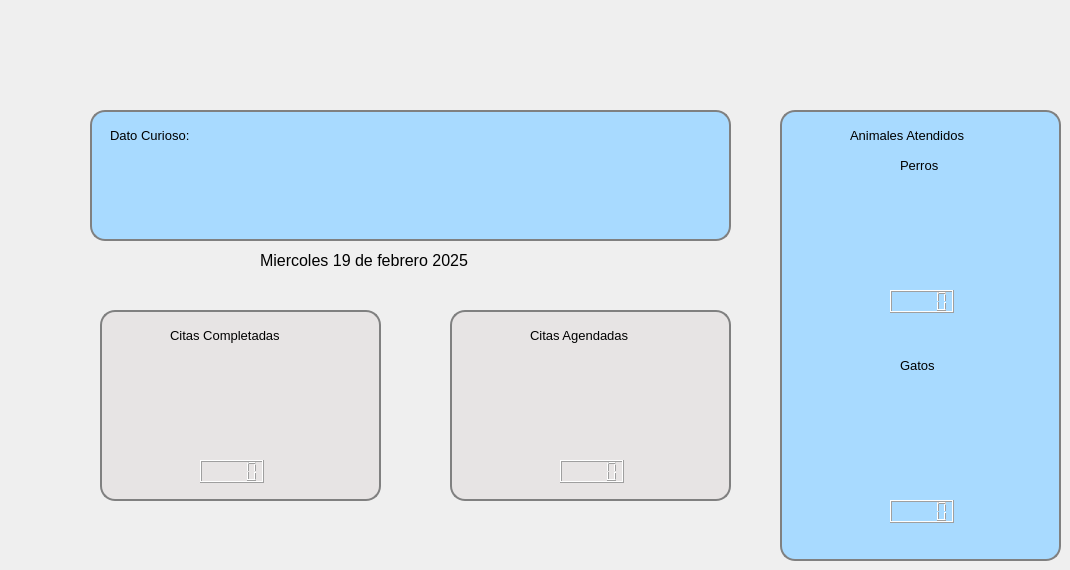
   <widget class="QWidget" name="pageGeneral">
    <widget class="QWidget" name="widgetDinero" native="true">
     <property name="geometry">
      <rect>
       <x>90</x>
       <y>110</y>
       <width>641</width>
       <height>131</height>
      </rect>
     </property>
     <property name="styleSheet">
      <string notr="true">QWidget#widgetDinero {
background-color: #a8daff; /* Azul claro */
border-radius: 15px; /* Borde redondeado */
border: 2px solid #808080; /* Borde gris */
background-position: right center; /* Coloca la imagen en el lado derecho */
background-repeat: no-repeat; /* No repite la imagen */
padding-right: 40px; /* Espacio adicional para evitar que el contenido se superponga con la imagen */

}


</string>
     </property>
     <widget class="QLineEdit" name="lineEditDineroCaja">
      <property name="geometry">
       <rect>
        <x>30</x>
        <y>50</y>
        <width>131</width>
        <height>31</height>
       </rect>
      </property>
      <property name="styleSheet">
       <string notr="true">background-color: #a8daff; /* Azul claro */
border: 2px solid #a8daff; /* Borde gris */</string>
      </property>
     </widget>
     <widget class="QLabel" name="label_3">
      <property name="geometry">
       <rect>
        <x>20</x>
        <y>10</y>
        <width>161</width>
        <height>31</height>
       </rect>
      </property>
      <property name="font">
       <font>
        <pointsize>10</pointsize>
       </font>
      </property>
      <property name="layoutDirection">
       <enum>Qt::LeftToRight</enum>
      </property>
      <property name="styleSheet">
       <string notr="true">background-color: #a8daff; /* Azul claro */</string>
      </property>
      <property name="text">
       <string>Dato Curioso:</string>
      </property>
     </widget>
     <widget class="QLineEdit" name="lineEditMesDineroEnCaja">
      <property name="geometry">
       <rect>
        <x>180</x>
        <y>10</y>
        <width>121</width>
        <height>31</height>
       </rect>
      </property>
      <property name="styleSheet">
       <string notr="true">background-color: #a8daff; /* Azul claro */
border: 2px solid #a8daff; /* Borde gris */</string>
      </property>
     </widget>
     <widget class="QLabel" name="DatoCurioso">
      <property name="geometry">
       <rect>
        <x>20</x>
        <y>40</y>
        <width>611</width>
        <height>81</height>
       </rect>
      </property>
      <property name="font">
       <font>
        <pointsize>10</pointsize>
       </font>
      </property>
      <property name="layoutDirection">
       <enum>Qt::LeftToRight</enum>
      </property>
      <property name="styleSheet">
       <string notr="true">background-color: #a8daff; /* Azul claro */</string>
      </property>
      <property name="text">
       <string/>
      </property>
     </widget>
    </widget>
    <widget class="QWidget" name="widgetCitasCompletadas" native="true">
     <property name="geometry">
      <rect>
       <x>100</x>
       <y>310</y>
       <width>281</width>
       <height>191</height>
      </rect>
     </property>
     <property name="styleSheet">
      <string notr="true">QWidget#widgetCitasCompletadas {
background-color: #e7e4e4; /* Azul claro */
border-radius: 15px; /* Borde redondeado */
border: 2px solid #808080; /* Borde gris */
background-position: right center; /* Coloca la imagen en el lado derecho */
background-repeat: no-repeat; /* No repite la imagen */
padding-right: 40px; /* Espacio adicional para evitar que el contenido se superponga con la imagen */

}


</string>
     </property>
     <widget class="QLabel" name="label_13">
      <property name="geometry">
       <rect>
        <x>70</x>
        <y>10</y>
        <width>141</width>
        <height>31</height>
       </rect>
      </property>
      <property name="font">
       <font>
        <pointsize>10</pointsize>
       </font>
      </property>
      <property name="layoutDirection">
       <enum>Qt::LeftToRight</enum>
      </property>
      <property name="styleSheet">
       <string notr="true">background-color: #e7e4e4; /* Azul claro */</string>
      </property>
      <property name="text">
       <string>Citas Completadas</string>
      </property>
     </widget>
     <widget class="QLabel" name="label_14">
      <property name="geometry">
       <rect>
        <x>60</x>
        <y>50</y>
        <width>151</width>
        <height>91</height>
       </rect>
      </property>
      <property name="font">
       <font>
        <pointsize>10</pointsize>
       </font>
      </property>
      <property name="layoutDirection">
       <enum>Qt::LeftToRight</enum>
      </property>
      <property name="styleSheet">
       <string notr="true">background-color: #e7e4e4; /* Azul claro */
image: url(:/images/images/completada.png);</string>
      </property>
      <property name="text">
       <string/>
      </property>
     </widget>
     <widget class="QLCDNumber" name="lcdNumberCitasCompletadas">
      <property name="geometry">
       <rect>
        <x>100</x>
        <y>150</y>
        <width>64</width>
        <height>23</height>
       </rect>
      </property>
     </widget>
    </widget>
    <widget class="QWidget" name="widgetCitasAgendadas" native="true">
     <property name="geometry">
      <rect>
       <x>450</x>
       <y>310</y>
       <width>281</width>
       <height>191</height>
      </rect>
     </property>
     <property name="styleSheet">
      <string notr="true">QWidget#widgetCitasAgendadas {
background-color: #e7e4e4; /* Azul claro */
border-radius: 15px; /* Borde redondeado */
border: 2px solid #808080; /* Borde gris */
background-position: right center; /* Coloca la imagen en el lado derecho */
background-repeat: no-repeat; /* No repite la imagen */
padding-right: 40px; /* Espacio adicional para evitar que el contenido se superponga con la imagen */

}


</string>
     </property>
     <widget class="QLabel" name="label_15">
      <property name="geometry">
       <rect>
        <x>80</x>
        <y>10</y>
        <width>131</width>
        <height>31</height>
       </rect>
      </property>
      <property name="font">
       <font>
        <pointsize>10</pointsize>
       </font>
      </property>
      <property name="layoutDirection">
       <enum>Qt::LeftToRight</enum>
      </property>
      <property name="styleSheet">
       <string notr="true">background-color: #e7e4e4; /* Azul claro */</string>
      </property>
      <property name="text">
       <string>Citas Agendadas</string>
      </property>
     </widget>
     <widget class="QLabel" name="label_16">
      <property name="geometry">
       <rect>
        <x>60</x>
        <y>50</y>
        <width>161</width>
        <height>101</height>
       </rect>
      </property>
      <property name="font">
       <font>
        <pointsize>10</pointsize>
       </font>
      </property>
      <property name="layoutDirection">
       <enum>Qt::LeftToRight</enum>
      </property>
      <property name="styleSheet">
       <string notr="true">background-color: #e7e4e4; /* Azul claro */
image: url(:/images/images/reloj.png);</string>
      </property>
      <property name="text">
       <string/>
      </property>
     </widget>
     <widget class="QLCDNumber" name="lcdNumberCitasAgendadas">
      <property name="geometry">
       <rect>
        <x>110</x>
        <y>150</y>
        <width>64</width>
        <height>23</height>
       </rect>
      </property>
     </widget>
    </widget>
    <widget class="QWidget" name="widgetAnimales" native="true">
     <property name="geometry">
      <rect>
       <x>780</x>
       <y>110</y>
       <width>281</width>
       <height>451</height>
      </rect>
     </property>
     <property name="styleSheet">
      <string notr="true">QWidget#widgetAnimales {
background-color: #a8daff; /* Azul claro */
border-radius: 15px; /* Borde redondeado */
border: 2px solid #808080; /* Borde gris */
background-position: right center; /* Coloca la imagen en el lado derecho */
background-repeat: no-repeat; /* No repite la imagen */
padding-right: 40px; /* Espacio adicional para evitar que el contenido se superponga con la imagen */

}


</string>
     </property>
     <widget class="QLabel" name="label_17">
      <property name="geometry">
       <rect>
        <x>70</x>
        <y>10</y>
        <width>151</width>
        <height>31</height>
       </rect>
      </property>
      <property name="font">
       <font>
        <pointsize>10</pointsize>
       </font>
      </property>
      <property name="layoutDirection">
       <enum>Qt::LeftToRight</enum>
      </property>
      <property name="styleSheet">
       <string notr="true">background-color: #a8daff; /* Azul claro */</string>
      </property>
      <property name="text">
       <string>Animales Atendidos</string>
      </property>
     </widget>
     <widget class="QLabel" name="label_18">
      <property name="geometry">
       <rect>
        <x>60</x>
        <y>70</y>
        <width>161</width>
        <height>101</height>
       </rect>
      </property>
      <property name="font">
       <font>
        <pointsize>10</pointsize>
       </font>
      </property>
      <property name="layoutDirection">
       <enum>Qt::LeftToRight</enum>
      </property>
      <property name="styleSheet">
       <string notr="true">background-color: #a8daff; /* Azul claro */
image: url(:/images/images/perro.png);</string>
      </property>
      <property name="text">
       <string/>
      </property>
     </widget>
     <widget class="QLCDNumber" name="lcdNumberPerros">
      <property name="geometry">
       <rect>
        <x>110</x>
        <y>180</y>
        <width>64</width>
        <height>23</height>
       </rect>
      </property>
     </widget>
     <widget class="QLCDNumber" name="lcdNumberGatos">
      <property name="geometry">
       <rect>
        <x>110</x>
        <y>390</y>
        <width>64</width>
        <height>23</height>
       </rect>
      </property>
     </widget>
     <widget class="QLabel" name="label_19">
      <property name="geometry">
       <rect>
        <x>60</x>
        <y>280</y>
        <width>161</width>
        <height>101</height>
       </rect>
      </property>
      <property name="font">
       <font>
        <pointsize>10</pointsize>
       </font>
      </property>
      <property name="layoutDirection">
       <enum>Qt::LeftToRight</enum>
      </property>
      <property name="styleSheet">
       <string notr="true">background-color: #a8daff; /* Azul claro */
image: url(:/images/images/gato.png);</string>
      </property>
      <property name="text">
       <string/>
      </property>
     </widget>
     <widget class="QLabel" name="label_22">
      <property name="geometry">
       <rect>
        <x>120</x>
        <y>40</y>
        <width>71</width>
        <height>31</height>
       </rect>
      </property>
      <property name="font">
       <font>
        <pointsize>10</pointsize>
       </font>
      </property>
      <property name="layoutDirection">
       <enum>Qt::LeftToRight</enum>
      </property>
      <property name="styleSheet">
       <string notr="true">background-color: #a8daff; /* Azul claro */</string>
      </property>
      <property name="text">
       <string>Perros</string>
      </property>
     </widget>
     <widget class="QLabel" name="label_23">
      <property name="geometry">
       <rect>
        <x>120</x>
        <y>240</y>
        <width>71</width>
        <height>31</height>
       </rect>
      </property>
      <property name="font">
       <font>
        <pointsize>10</pointsize>
       </font>
      </property>
      <property name="layoutDirection">
       <enum>Qt::LeftToRight</enum>
      </property>
      <property name="styleSheet">
       <string notr="true">background-color: #a8daff; /* Azul claro */</string>
      </property>
      <property name="text">
       <string>Gatos</string>
      </property>
     </widget>
    </widget>
    <widget class="QLabel" name="labelFecha">
     <property name="geometry">
      <rect>
       <x>260</x>
       <y>240</y>
       <width>291</width>
       <height>41</height>
      </rect>
     </property>
     <property name="font">
      <font>
       <pointsize>12</pointsize>
      </font>
     </property>
     <property name="text">
      <string>Miercoles 19 de febrero 2025</string>
     </property>
    </widget>
   </widget>
